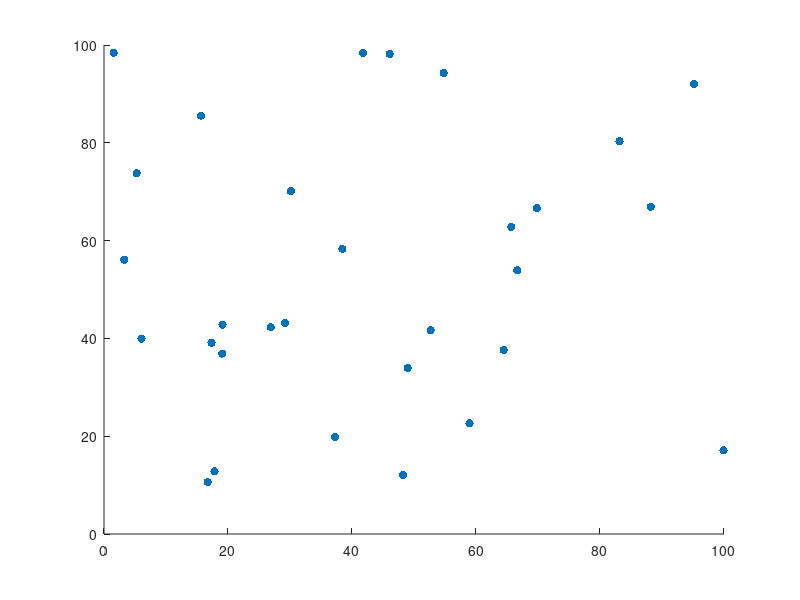

MATLAB code for this plot: (Note: this script raises an error after producing the figure.)
clc;
clear all;
close all;
load ('map.mat');
scatter(a(:,1), a(:,2), 'filled');
axis([0 100 0 100])
labels = num2str((1:size(a,1))','%d');
text(a(:,1), a(:,2), labels, 'horizontal','left', 'vertical','bottom')